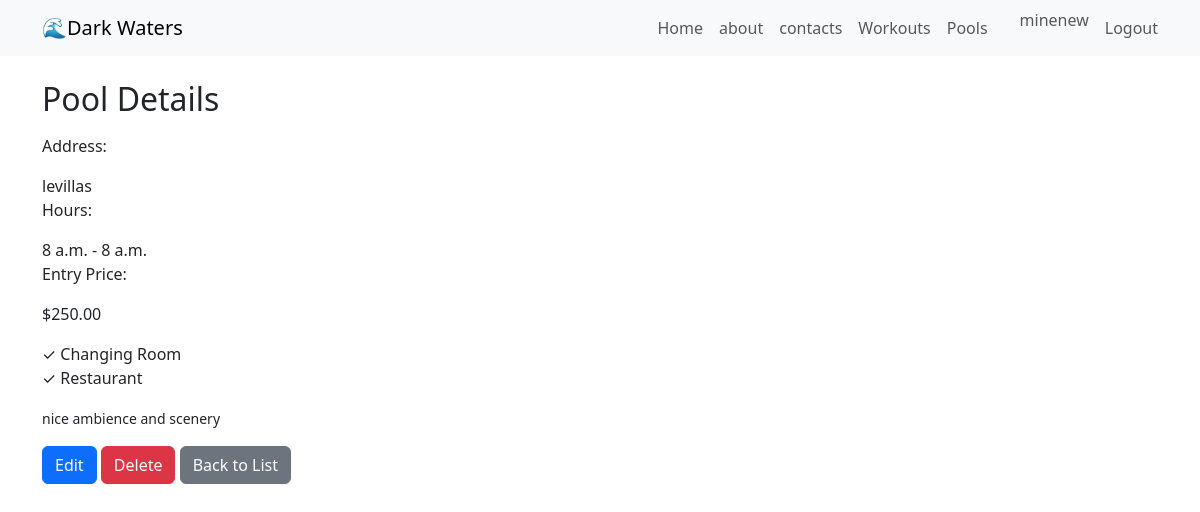
The app's page /pool/3/ (signed in) with its own data.
### finder/models.py (models this page shows, shortened)
class Pool(models.Model):
    user = models.ForeignKey(User, on_delete=models.CASCADE)
    address = models.TextField()
    open_time = models.TimeField()
    close_time = models.TimeField()
    entry_price = models.DecimalField(max_digits=6, decimal_places=2)
    has_changing_room = models.BooleanField(default=False)
    has_restaurant = models.BooleanField(default=False)
    has_parking = models.BooleanField(default=False)
    notes = models.TextField(blank=True, null=True)

### finder/views.py (the view)
# urls.py: path('pool/<int:pk>/', views.pool_detail, name='pool_detail'),
@login_required
def pool_detail(request, pk):
    pool = get_object_or_404(Pool, pk=pk)
    return render(request, 'pool/pool_detail.html', {'pool': pool})

### finder/templates/pool/pool_detail.html (shortened to what this page needs)
{% extends 'main.html' %}
{% block content %}
<div class="container my-4">
    <h2>Pool Details</h2>
     <p class="card-text">
                            <p>Address:</p> {{ pool.address }}<br>
                            <p>Hours:</p> {{ pool.open_time }} - {{ pool.close_time }}<br>
                            <p>Entry Price:</p> ${{ pool.entry_price }}<br>
                        </p>
                        <ul class="list-unstyled">
                            {% if pool.has_changing_room %}
                                <li>✓ Changing Room</li>
                            {% endif %}
                            {% if pool.has_restaurant %}
                                <li>✓ Restaurant</li>
                            {% endif %}
                        </ul>
                        {% if pool.notes %}
                            <p class="card-text"><small>{{ pool.notes }}</small></p>
                        {% endif %}
        <div class="card-footer">
            <a href="{% url 'pool_update' pool.pk %}" class="btn btn-primary">Edit</a>
            <a href="{% url 'delete-pool' pool.pk %}" class="btn btn-danger">Delete</a>
            <a href="{% url 'pool_list' %}" class="btn btn-secondary">Back to List</a>
        </div>
    </div>
{% endblock %}

### templates/navbar.html
<nav class="navbar navbar-light bg-light">
  <div class="container">
    <a class="navbar-brand" href="{% url 'home' %}">🌊Dark Waters</a>
    <ul class="navbar-nav d-flex flex-row">
      <li class="nav-item me-3">
        <a class="nav-link" href="{% url 'home' %}">Home</a>
      </li> <li class="nav-item me-3">
        <a class="nav-link" href="{% url 'about' %}">about</a>
      </li>
     <li class="nav-item me-3">
        <a class="nav-link" href="{% url 'contacts' %}">contacts</a>
      </li>
      {% if request.user.is_authenticated %}
        <li class="nav-item me-3">
          <a class="nav-link" href="{% url 'workout_list' %}">Workouts</a>
        </li>
        <li class="nav-item me-3">
          <a class="nav-link" href="{% url 'pool_list' %}">Pools</a>
        </li>
        <li class="nav-item me-3">
        <li class="nav-item me-3">
          <span class="navbar-text">{{ request.user.username }}</span>
        </li>
        <li class="nav-item">
          <a class="nav-link" href="{% url 'logout' %}">Logout</a>
        </li>
      {% else %}
        <li class="nav-item">
          <a class="nav-link" href="{% url 'login' %}">Login</a>
        </li>
      {% endif %}
    </ul>
  </div>
</nav>

### records on screen
Pool: address "levillas", open_time "8 a.m.", close_time "8 a.m.", entry_price "250.00", notes "nice ambience and scenery"

### other values on screen
{{ request.user.username }} "minenew"
